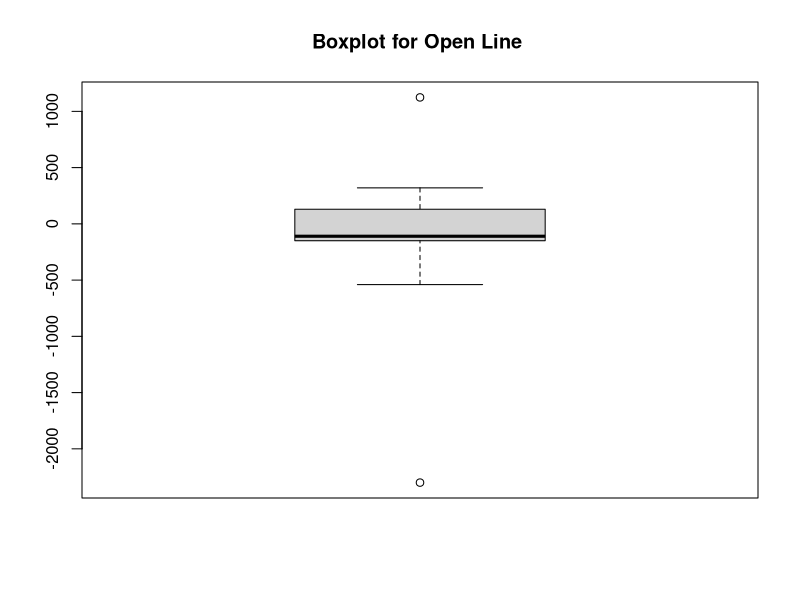
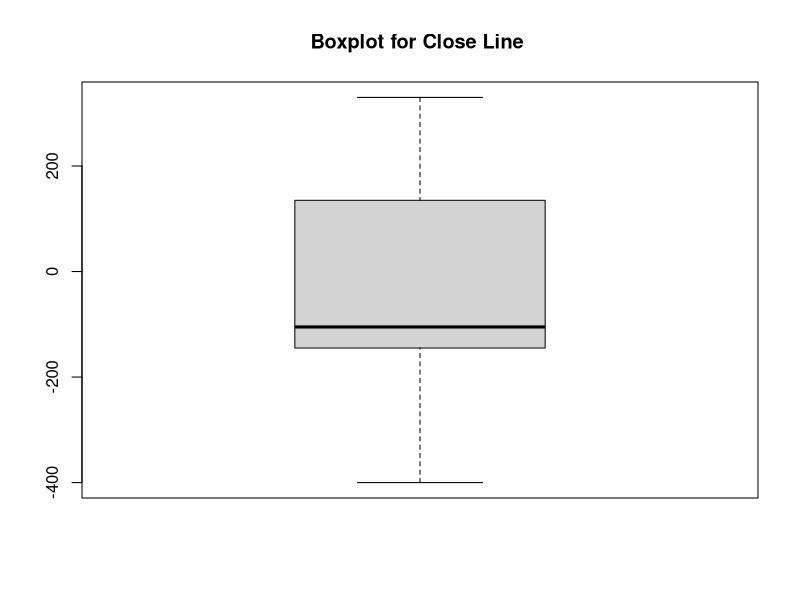
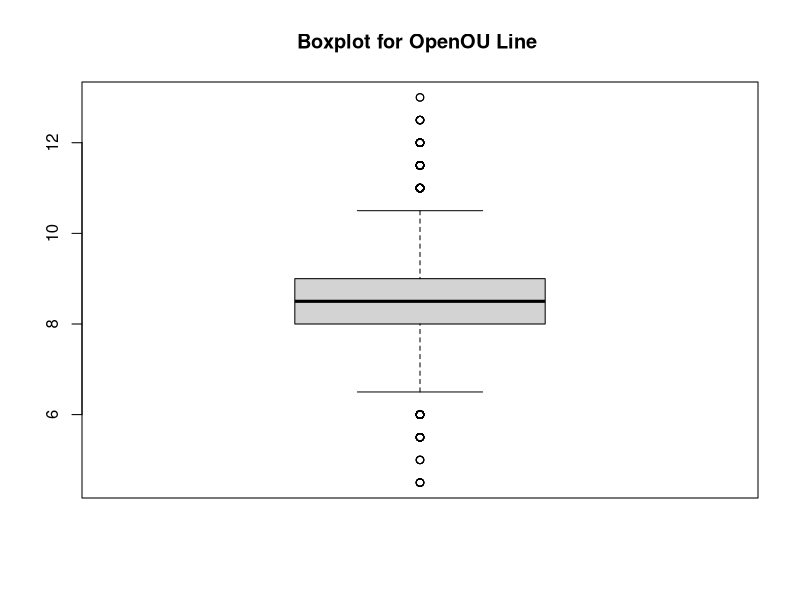
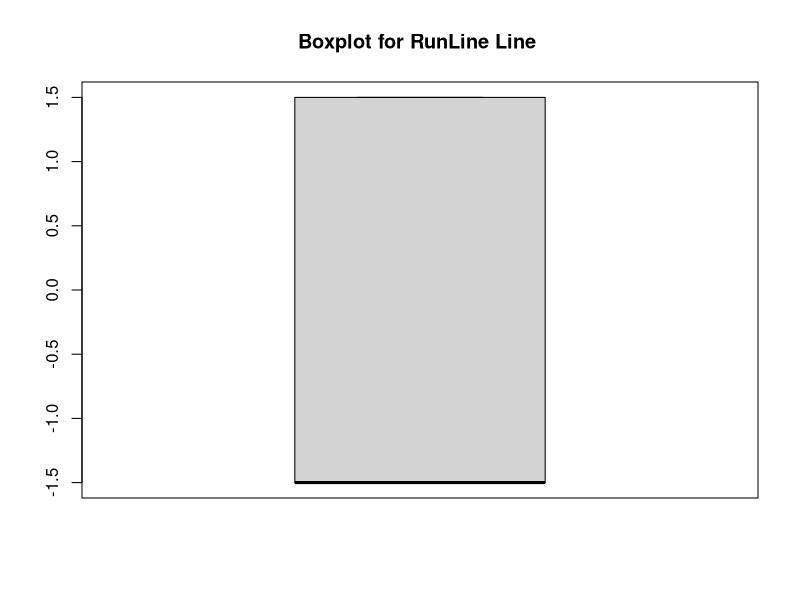

R code for these plots, in order:

mlb_data <- read.csv("mlb-odds-2021.csv")

#Open -> check
boxplot(mlb_data$Open, main = "Boxplot for Open Line ")

#Close -> check
boxplot(mlb_data$Close, main = "Boxplot for Close Line ")

#OpenOU -> check
boxplot(mlb_data$OpenOU, main = "Boxplot for OpenOU Line ")

#RunLine -> check
boxplot(mlb_data$RunLine, main = "Boxplot for RunLine Line ")
